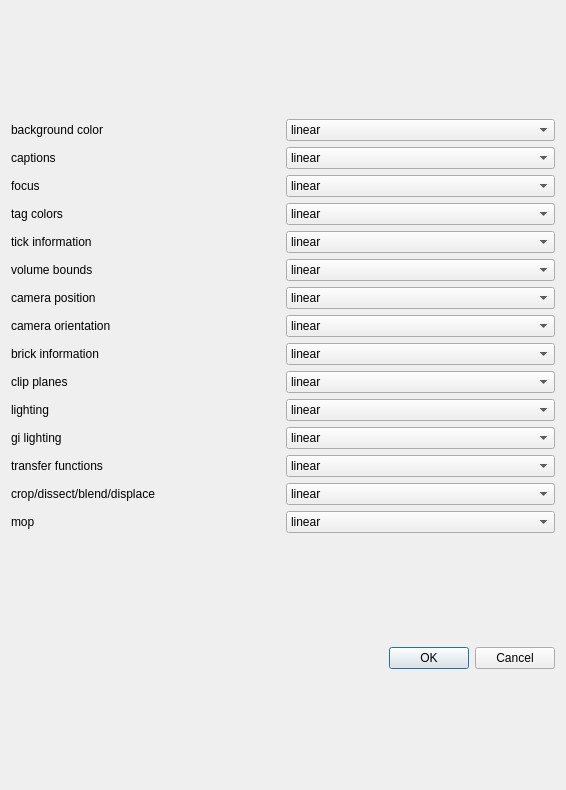
<?xml version="1.0" encoding="UTF-8"?>
<ui version="4.0">
 <class>Interpolation</class>
 <widget class="QDialog" name="Interpolation">
  <property name="geometry">
   <rect>
    <x>0</x>
    <y>0</y>
    <width>566</width>
    <height>790</height>
   </rect>
  </property>
  <property name="windowTitle">
   <string>Interpolation parameters</string>
  </property>
  <layout class="QVBoxLayout" name="verticalLayout">
   <item>
    <layout class="QGridLayout" name="gridLayout">
     <item row="5" column="0">
      <widget class="QLabel" name="label_6">
       <property name="text">
        <string>volume bounds</string>
       </property>
      </widget>
     </item>
     <item row="2" column="0">
      <widget class="QLabel" name="label_3">
       <property name="text">
        <string>focus</string>
       </property>
      </widget>
     </item>
     <item row="1" column="0">
      <widget class="QLabel" name="label_2">
       <property name="text">
        <string>captions</string>
       </property>
      </widget>
     </item>
     <item row="3" column="0">
      <widget class="QLabel" name="label_4">
       <property name="text">
        <string>tag colors</string>
       </property>
      </widget>
     </item>
     <item row="4" column="0">
      <widget class="QLabel" name="label_5">
       <property name="text">
        <string>tick information</string>
       </property>
      </widget>
     </item>
     <item row="0" column="0">
      <widget class="QLabel" name="label">
       <property name="text">
        <string>background color</string>
       </property>
      </widget>
     </item>
     <item row="6" column="0">
      <widget class="QLabel" name="label_7">
       <property name="text">
        <string>camera position</string>
       </property>
      </widget>
     </item>
     <item row="12" column="0">
      <widget class="QLabel" name="label_13">
       <property name="text">
        <string>transfer functions</string>
       </property>
      </widget>
     </item>
     <item row="0" column="1">
      <widget class="QComboBox" name="backgroundColor">
       <item>
        <property name="text">
         <string>linear</string>
        </property>
       </item>
       <item>
        <property name="text">
         <string>smoothstep</string>
        </property>
       </item>
       <item>
        <property name="text">
         <string>easein</string>
        </property>
       </item>
       <item>
        <property name="text">
         <string>easeout</string>
        </property>
       </item>
       <item>
        <property name="text">
         <string>from script</string>
        </property>
       </item>
       <item>
        <property name="text">
         <string>from text file</string>
        </property>
       </item>
       <item>
        <property name="text">
         <string>none</string>
        </property>
       </item>
      </widget>
     </item>
     <item row="7" column="0">
      <widget class="QLabel" name="label_8">
       <property name="text">
        <string>camera orientation</string>
       </property>
      </widget>
     </item>
     <item row="8" column="0">
      <widget class="QLabel" name="label_9">
       <property name="text">
        <string>brick information</string>
       </property>
      </widget>
     </item>
     <item row="9" column="0">
      <widget class="QLabel" name="label_10">
       <property name="text">
        <string>clip planes</string>
       </property>
      </widget>
     </item>
     <item row="11" column="0">
      <widget class="QLabel" name="label_12">
       <property name="text">
        <string>gi lighting</string>
       </property>
      </widget>
     </item>
     <item row="10" column="0">
      <widget class="QLabel" name="label_11">
       <property name="text">
        <string>lighting</string>
       </property>
      </widget>
     </item>
     <item row="13" column="0">
      <widget class="QLabel" name="label_14">
       <property name="text">
        <string>crop/dissect/blend/displace</string>
       </property>
      </widget>
     </item>
     <item row="14" column="0">
      <widget class="QLabel" name="label_15">
       <property name="text">
        <string>mop</string>
       </property>
      </widget>
     </item>
     <item row="1" column="1">
      <widget class="QComboBox" name="captions">
       <item>
        <property name="text">
         <string>linear</string>
        </property>
       </item>
       <item>
        <property name="text">
         <string>smoothstep</string>
        </property>
       </item>
       <item>
        <property name="text">
         <string>easein</string>
        </property>
       </item>
       <item>
        <property name="text">
         <string>easeout</string>
        </property>
       </item>
       <item>
        <property name="text">
         <string>from script</string>
        </property>
       </item>
       <item>
        <property name="text">
         <string>from text file</string>
        </property>
       </item>
       <item>
        <property name="text">
         <string>none</string>
        </property>
       </item>
      </widget>
     </item>
     <item row="2" column="1">
      <widget class="QComboBox" name="focus">
       <item>
        <property name="text">
         <string>linear</string>
        </property>
       </item>
       <item>
        <property name="text">
         <string>smoothstep</string>
        </property>
       </item>
       <item>
        <property name="text">
         <string>easein</string>
        </property>
       </item>
       <item>
        <property name="text">
         <string>easeout</string>
        </property>
       </item>
       <item>
        <property name="text">
         <string>from script</string>
        </property>
       </item>
       <item>
        <property name="text">
         <string>from text file</string>
        </property>
       </item>
       <item>
        <property name="text">
         <string>none</string>
        </property>
       </item>
      </widget>
     </item>
     <item row="3" column="1">
      <widget class="QComboBox" name="tagColors">
       <item>
        <property name="text">
         <string>linear</string>
        </property>
       </item>
       <item>
        <property name="text">
         <string>smoothstep</string>
        </property>
       </item>
       <item>
        <property name="text">
         <string>easein</string>
        </property>
       </item>
       <item>
        <property name="text">
         <string>easeout</string>
        </property>
       </item>
       <item>
        <property name="text">
         <string>from script</string>
        </property>
       </item>
       <item>
        <property name="text">
         <string>from text file</string>
        </property>
       </item>
       <item>
        <property name="text">
         <string>none</string>
        </property>
       </item>
      </widget>
     </item>
     <item row="4" column="1">
      <widget class="QComboBox" name="tickInformation">
       <item>
        <property name="text">
         <string>linear</string>
        </property>
       </item>
       <item>
        <property name="text">
         <string>smoothstep</string>
        </property>
       </item>
       <item>
        <property name="text">
         <string>easein</string>
        </property>
       </item>
       <item>
        <property name="text">
         <string>easeout</string>
        </property>
       </item>
       <item>
        <property name="text">
         <string>from script</string>
        </property>
       </item>
       <item>
        <property name="text">
         <string>from text file</string>
        </property>
       </item>
       <item>
        <property name="text">
         <string>none</string>
        </property>
       </item>
      </widget>
     </item>
     <item row="5" column="1">
      <widget class="QComboBox" name="volumeBounds">
       <item>
        <property name="text">
         <string>linear</string>
        </property>
       </item>
       <item>
        <property name="text">
         <string>smoothstep</string>
        </property>
       </item>
       <item>
        <property name="text">
         <string>easein</string>
        </property>
       </item>
       <item>
        <property name="text">
         <string>easeout</string>
        </property>
       </item>
       <item>
        <property name="text">
         <string>from script</string>
        </property>
       </item>
       <item>
        <property name="text">
         <string>from text file</string>
        </property>
       </item>
       <item>
        <property name="text">
         <string>none</string>
        </property>
       </item>
      </widget>
     </item>
     <item row="6" column="1">
      <widget class="QComboBox" name="cameraPosition">
       <item>
        <property name="text">
         <string>linear</string>
        </property>
       </item>
       <item>
        <property name="text">
         <string>smoothstep</string>
        </property>
       </item>
       <item>
        <property name="text">
         <string>easein</string>
        </property>
       </item>
       <item>
        <property name="text">
         <string>easeout</string>
        </property>
       </item>
       <item>
        <property name="text">
         <string>from script</string>
        </property>
       </item>
       <item>
        <property name="text">
         <string>from text file</string>
        </property>
       </item>
       <item>
        <property name="text">
         <string>none</string>
        </property>
       </item>
      </widget>
     </item>
     <item row="7" column="1">
      <widget class="QComboBox" name="cameraOrientation">
       <item>
        <property name="text">
         <string>linear</string>
        </property>
       </item>
       <item>
        <property name="text">
         <string>smoothstep</string>
        </property>
       </item>
       <item>
        <property name="text">
         <string>easein</string>
        </property>
       </item>
       <item>
        <property name="text">
         <string>easeout</string>
        </property>
       </item>
       <item>
        <property name="text">
         <string>from script</string>
        </property>
       </item>
       <item>
        <property name="text">
         <string>from text file</string>
        </property>
       </item>
       <item>
        <property name="text">
         <string>none</string>
        </property>
       </item>
      </widget>
     </item>
     <item row="8" column="1">
      <widget class="QComboBox" name="brickInformation">
       <item>
        <property name="text">
         <string>linear</string>
        </property>
       </item>
       <item>
        <property name="text">
         <string>smoothstep</string>
        </property>
       </item>
       <item>
        <property name="text">
         <string>easein</string>
        </property>
       </item>
       <item>
        <property name="text">
         <string>easeout</string>
        </property>
       </item>
       <item>
        <property name="text">
         <string>from script</string>
        </property>
       </item>
       <item>
        <property name="text">
         <string>from text file</string>
        </property>
       </item>
       <item>
        <property name="text">
         <string>none</string>
        </property>
       </item>
      </widget>
     </item>
     <item row="9" column="1">
      <widget class="QComboBox" name="clipPlanes">
       <item>
        <property name="text">
         <string>linear</string>
        </property>
       </item>
       <item>
        <property name="text">
         <string>smoothstep</string>
        </property>
       </item>
       <item>
        <property name="text">
         <string>easein</string>
        </property>
       </item>
       <item>
        <property name="text">
         <string>easeout</string>
        </property>
       </item>
       <item>
        <property name="text">
         <string>from script</string>
        </property>
       </item>
       <item>
        <property name="text">
         <string>from text file</string>
        </property>
       </item>
       <item>
        <property name="text">
         <string>none</string>
        </property>
       </item>
      </widget>
     </item>
     <item row="10" column="1">
      <widget class="QComboBox" name="lighting">
       <item>
        <property name="text">
         <string>linear</string>
        </property>
       </item>
       <item>
        <property name="text">
         <string>smoothstep</string>
        </property>
       </item>
       <item>
        <property name="text">
         <string>easein</string>
        </property>
       </item>
       <item>
        <property name="text">
         <string>easeout</string>
        </property>
       </item>
       <item>
        <property name="text">
         <string>from script</string>
        </property>
       </item>
       <item>
        <property name="text">
         <string>from text file</string>
        </property>
       </item>
       <item>
        <property name="text">
         <string>none</string>
        </property>
       </item>
      </widget>
     </item>
     <item row="11" column="1">
      <widget class="QComboBox" name="giLighting">
       <item>
        <property name="text">
         <string>linear</string>
        </property>
       </item>
       <item>
        <property name="text">
         <string>smoothstep</string>
        </property>
       </item>
       <item>
        <property name="text">
         <string>easein</string>
        </property>
       </item>
       <item>
        <property name="text">
         <string>easeout</string>
        </property>
       </item>
       <item>
        <property name="text">
         <string>from script</string>
        </property>
       </item>
       <item>
        <property name="text">
         <string>from text file</string>
        </property>
       </item>
       <item>
        <property name="text">
         <string>none</string>
        </property>
       </item>
      </widget>
     </item>
     <item row="12" column="1">
      <widget class="QComboBox" name="transferFunctions">
       <item>
        <property name="text">
         <string>linear</string>
        </property>
       </item>
       <item>
        <property name="text">
         <string>smoothstep</string>
        </property>
       </item>
       <item>
        <property name="text">
         <string>easein</string>
        </property>
       </item>
       <item>
        <property name="text">
         <string>easeout</string>
        </property>
       </item>
       <item>
        <property name="text">
         <string>from script</string>
        </property>
       </item>
       <item>
        <property name="text">
         <string>from text file</string>
        </property>
       </item>
       <item>
        <property name="text">
         <string>none</string>
        </property>
       </item>
      </widget>
     </item>
     <item row="13" column="1">
      <widget class="QComboBox" name="cdbd">
       <item>
        <property name="text">
         <string>linear</string>
        </property>
       </item>
       <item>
        <property name="text">
         <string>smoothstep</string>
        </property>
       </item>
       <item>
        <property name="text">
         <string>easein</string>
        </property>
       </item>
       <item>
        <property name="text">
         <string>easeout</string>
        </property>
       </item>
       <item>
        <property name="text">
         <string>from script</string>
        </property>
       </item>
       <item>
        <property name="text">
         <string>from text file</string>
        </property>
       </item>
       <item>
        <property name="text">
         <string>none</string>
        </property>
       </item>
      </widget>
     </item>
     <item row="14" column="1">
      <widget class="QComboBox" name="mop">
       <item>
        <property name="text">
         <string>linear</string>
        </property>
       </item>
       <item>
        <property name="text">
         <string>smoothstep</string>
        </property>
       </item>
       <item>
        <property name="text">
         <string>easein</string>
        </property>
       </item>
       <item>
        <property name="text">
         <string>easeout</string>
        </property>
       </item>
       <item>
        <property name="text">
         <string>from script</string>
        </property>
       </item>
       <item>
        <property name="text">
         <string>from text file</string>
        </property>
       </item>
       <item>
        <property name="text">
         <string>none</string>
        </property>
       </item>
      </widget>
     </item>
    </layout>
   </item>
   <item>
    <widget class="QDialogButtonBox" name="buttonBox">
     <property name="orientation">
      <enum>Qt::Horizontal</enum>
     </property>
     <property name="standardButtons">
      <set>QDialogButtonBox::Cancel|QDialogButtonBox::Ok</set>
     </property>
    </widget>
   </item>
  </layout>
 </widget>
 <resources/>
 <connections>
  <connection>
   <sender>buttonBox</sender>
   <signal>accepted()</signal>
   <receiver>Interpolation</receiver>
   <slot>accept()</slot>
   <hints>
    <hint type="sourcelabel">
     <x>248</x>
     <y>254</y>
    </hint>
    <hint type="destinationlabel">
     <x>157</x>
     <y>274</y>
    </hint>
   </hints>
  </connection>
  <connection>
   <sender>buttonBox</sender>
   <signal>rejected()</signal>
   <receiver>Interpolation</receiver>
   <slot>reject()</slot>
   <hints>
    <hint type="sourcelabel">
     <x>316</x>
     <y>260</y>
    </hint>
    <hint type="destinationlabel">
     <x>286</x>
     <y>274</y>
    </hint>
   </hints>
  </connection>
 </connections>
</ui>
